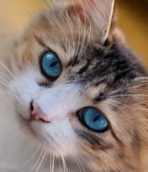
#> input picture resources/Images/animals/cat256_edited_v2.png, 148 x 172 px, found by its file name
$ python SIFTDescriptor.py   (older library calls are emulated)
#> lines starting #> are read from the running program, lines starting #| are printed output that depends on the picture; after the words box and inside, x2 and y2 are one past the last pixel; in counts of white or black regions, pixels touching at a corner belong together
#> further down, img is the input picture: shape (172, 148, 3); mean B, G, R 111.3, 121.3, 138.8
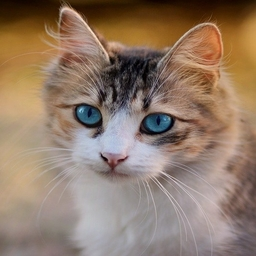
#> input picture src/Images/cat256.jpg, 256 x 256 px, found by its file name
#> further down, imgx is the input picture: shape (256, 256, 3); mean B, G, R 105.2, 122.9, 145.2
### libs/Harris.py
import cv2
import matplotlib.pyplot as plt
import numpy as np


def apply_harris_operator(source: np.ndarray, k: float = 0.05) -> np.ndarray:
    """

    :param source: image source to apply harris operator on it
    :param k: sensitivity factor to separate corners from edges.
              Small values of k result in detection of sharp corners
    :return:
    """
#> called with k = 0.05

    # Convert to grayscale for calculations
    src = np.copy(source)
    src = cv2.cvtColor(src, cv2.COLOR_BGR2GRAY)
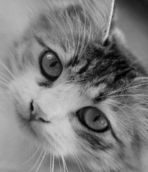
#> src: shape (172, 148); min 1, max 225, mean 125.4

    # Get Gradient of image
    I_x = cv2.Sobel(src, cv2.CV_64F, 1, 0, ksize=5)
    I_y = cv2.Sobel(src, cv2.CV_64F, 0, 1, ksize=5)
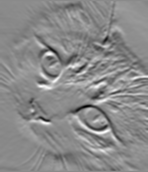
#> I_y: shape (172, 148) float64; min -5448, max 4586, mean 1.8; drawn with min black and max white

    # The weights Wp should be circularly symmetric (for rotation invariance)

    # Apply GaussianBlue for noise cancellation
    Ixx = cv2.GaussianBlur(src=I_x ** 2, ksize=(5, 5), sigmaX=0)
    Ixy = cv2.GaussianBlur(src=I_y * I_x, ksize=(5, 5), sigmaX=0)
    Iyy = cv2.GaussianBlur(src=I_y ** 2, ksize=(5, 5), sigmaX=0)

    # This is H Matrix
    # [ Ix^2        Ix * Iy ]
    # [ Ix * Iy     Iy^2    ]

    # Harris Response R
    # corner strength function
    # R = det(H) - k(trace(H))^2

    det_H = Ixx * Iyy - Ixy ** 2
    trace_H = Ixx + Iyy
    harris_response = det_H - k * (trace_H ** 2)
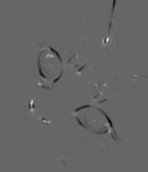
#> harris_response: shape (172, 148) float64; min -2.43e+13, max 3.62e+13, mean -1.21e+11; drawn with min black and max white

    return harris_response


# [64 lines left out: function apply_harris_operator2, not called in this run]


def get_harris_indices(harris_response: np.ndarray, threshold: float = 0.01) -> tuple:
    """
    Compute Local Maxima of harris response "R".

    The response R is an array of peak values of each row in the image.

    We can use these peak values to isolate corners and edges
        - Corner : R > max_response * threshold
        - Edge   : R < max_response * threshold
        - Flat   : R = max_response * threshold

    :param harris_response: represents harris response in each pixel
    :param threshold: value used computing local maxima
    :return: tuple of 3 numpy arrays, each represents the indices of a specific result
    """
#> called with threshold = 0.4

    harris_copy = np.copy(harris_response)

    # Dilate the points to be more clear
    harris_matrix = cv2.dilate(harris_copy, None)
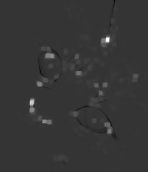
#> harris_matrix: shape (172, 148) float64; min -9.38e+12, max 3.62e+13, mean 3.32e+11; drawn with min black and max white

    max_corner_response = np.max(harris_matrix)
#> max_corner_response = 3.62e+13

    # Indices of each corner, edges and flat area
    # Threshold for an optimal value, it may vary depending on the image.
    corner_indices = np.array(harris_matrix > (max_corner_response * threshold), dtype="int8")
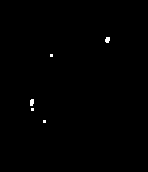
#> corner_indices: shape (172, 148) int8; values 0 (black) and 1 (white), 0.3% white; 5 white regions (3 under 20 px), largest, box (x1, y1, x2, y2) and area: (105, 37, 110, 43) 25, (30, 99, 34, 106) 25
    edges_indices = np.array(harris_matrix < 0, dtype="int8")
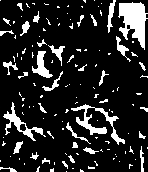
#> edges_indices: shape (172, 148) int8; values 0 (black) and 1 (white), 15.1% white; 133 white regions (98 under 20 px), largest, box (x1, y1, x2, y2) and area: (118, 2, 148, 50) 832, (71, 104, 125, 145) 516, (3, 102, 46, 141) 361
    flat_indices = np.array(harris_matrix == 0, dtype="int8")
#> flat_indices: shape (172, 148) int8; every value is 0

    return corner_indices, edges_indices, flat_indices


# [58 lines left out: functions map_indices_to_image, display_image, main, not called in this run]


# [2 lines that do not run on import are left out]

### libs/SIFTDescriptor.py
import cv2
import numpy as np
from cv2 import KeyPoint

import Harris

#########################
#    Gaussian Filter    #
#########################
float_tolerance = 1e-7


# [122 lines left out: functions gaussian_filter, calculateOrientation, generateDescriptors, not called in this run]


#########################
# SIFT+Harris Algorithm #
#########################
def siftHarris(source: np.ndarray, n_feats: int = 100, threshold: float = 0.1):
    """
    Using Harris Operator to Calculate Image Features and using the Sift
    Algorithm to generate a Descriptor

    :param source: Input Image
    :param n_feats: Down sampling factor of the Number of
                    Features Selected from Harris
    :param threshold: Harris Operator Threshold
    :return: (n_feats, 128) Unique Features Descriptors
    """
    harris = Harris.apply_harris_operator(source)
    indices = Harris.get_harris_indices(harris, threshold)[0]  # Get only Corners
    indices = np.transpose(np.nonzero(indices))
#> indices = 77 pairs, first value 37 to 122, second value 30 to 109
    kps = []
    for idx in indices:
        k = KeyPoint()
        k.pt = (idx[0], idx[1])
        kps.append(k)
#> this loop made 1 pass
#> after the loop, kps = []

    kps_orientation = []
    dsc = []
    for kp in kps:
        kps_orientation.extend(calculateOrientation(kp, source))
    print(len(kps_orientation))
    for kp in kps_orientation[::n_feats]:
        dsc.append(generateDescriptors(kp, source))

    return kps_orientation, np.array(dsc)


if __name__ == '__main__':
    img = cv2.imread("../resources/Images/cat256_edited_v2.png")
    imgx = cv2.imread("../resources/Images/cat256.jpg")
#> (the run stopped early here; a loop or call above may not have finished)
